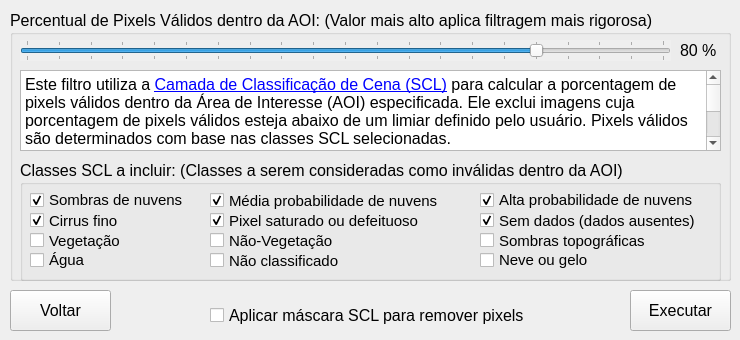
   <widget class="QWidget" name="tab_10">
    <attribute name="title">
     <string>Passo 9</string>
    </attribute>
    <widget class="QGroupBox" name="groupBox_15">
     <property name="geometry">
      <rect>
       <x>10</x>
       <y>10</y>
       <width>721</width>
       <height>271</height>
      </rect>
     </property>
     <property name="font">
      <font>
       <pointsize>12</pointsize>
      </font>
     </property>
     <property name="title">
      <string>Percentual de Pixels Válidos dentro da AOI: (Valor mais alto aplica filtragem mais rigorosa)</string>
     </property>
     <widget class="QSlider" name="horizontalSlider_local_pixel_limit">
      <property name="enabled">
       <bool>true</bool>
      </property>
      <property name="geometry">
       <rect>
        <x>10</x>
        <y>30</y>
        <width>651</width>
        <height>21</height>
       </rect>
      </property>
      <property name="autoFillBackground">
       <bool>true</bool>
      </property>
      <property name="minimum">
       <number>0</number>
      </property>
      <property name="maximum">
       <number>100</number>
      </property>
      <property name="singleStep">
       <number>5</number>
      </property>
      <property name="pageStep">
       <number>5</number>
      </property>
      <property name="value">
       <number>80</number>
      </property>
      <property name="sliderPosition">
       <number>80</number>
      </property>
      <property name="orientation">
       <enum>Qt::Horizontal</enum>
      </property>
      <property name="tickPosition">
       <enum>QSlider::TicksBothSides</enum>
      </property>
     </widget>
     <widget class="QLabel" name="label_cloud_aoi">
      <property name="geometry">
       <rect>
        <x>670</x>
        <y>30</y>
        <width>47</width>
        <height>21</height>
       </rect>
      </property>
      <property name="font">
       <font>
        <pointsize>12</pointsize>
       </font>
      </property>
      <property name="text">
       <string>80 %</string>
      </property>
     </widget>
     <widget class="QGroupBox" name="groupBox_9">
      <property name="geometry">
       <rect>
        <x>10</x>
        <y>150</y>
        <width>701</width>
        <height>121</height>
       </rect>
      </property>
      <property name="font">
       <font>
        <pointsize>12</pointsize>
       </font>
      </property>
      <property name="title">
       <string>Classes SCL a incluir: (Classes a serem consideradas como inválidas dentro da AOI)</string>
      </property>
      <widget class="QCheckBox" name="mask_class3">
       <property name="geometry">
        <rect>
         <x>10</x>
         <y>30</y>
         <width>161</width>
         <height>20</height>
        </rect>
       </property>
       <property name="font">
        <font>
         <pointsize>11</pointsize>
        </font>
       </property>
       <property name="text">
        <string>Sombras de nuvens</string>
       </property>
       <property name="checked">
        <bool>true</bool>
       </property>
      </widget>
      <widget class="QCheckBox" name="mask_class6">
       <property name="geometry">
        <rect>
         <x>10</x>
         <y>90</y>
         <width>91</width>
         <height>20</height>
        </rect>
       </property>
       <property name="font">
        <font>
         <pointsize>11</pointsize>
        </font>
       </property>
       <property name="text">
        <string>Água</string>
       </property>
      </widget>
      <widget class="QCheckBox" name="mask_class8">
       <property name="geometry">
        <rect>
         <x>190</x>
         <y>30</y>
         <width>241</width>
         <height>21</height>
        </rect>
       </property>
       <property name="font">
        <font>
         <pointsize>11</pointsize>
        </font>
       </property>
       <property name="text">
        <string>Média probabilidade de nuvens</string>
       </property>
       <property name="checked">
        <bool>true</bool>
       </property>
      </widget>
      <widget class="QCheckBox" name="mask_class1">
       <property name="geometry">
        <rect>
         <x>190</x>
         <y>50</y>
         <width>241</width>
         <height>21</height>
        </rect>
       </property>
       <property name="font">
        <font>
         <pointsize>11</pointsize>
        </font>
       </property>
       <property name="text">
        <string>Pixel saturado ou defeituoso</string>
       </property>
       <property name="checked">
        <bool>true</bool>
       </property>
      </widget>
      <widget class="QCheckBox" name="mask_class0">
       <property name="geometry">
        <rect>
         <x>460</x>
         <y>50</y>
         <width>241</width>
         <height>21</height>
        </rect>
       </property>
       <property name="font">
        <font>
         <pointsize>11</pointsize>
        </font>
       </property>
       <property name="text">
        <string>Sem dados (dados ausentes)</string>
       </property>
       <property name="checked">
        <bool>true</bool>
       </property>
      </widget>
      <widget class="QCheckBox" name="mask_class4">
       <property name="geometry">
        <rect>
         <x>10</x>
         <y>70</y>
         <width>111</width>
         <height>21</height>
        </rect>
       </property>
       <property name="font">
        <font>
         <pointsize>11</pointsize>
        </font>
       </property>
       <property name="text">
        <string>Vegetação</string>
       </property>
      </widget>
      <widget class="QCheckBox" name="mask_class5">
       <property name="geometry">
        <rect>
         <x>190</x>
         <y>70</y>
         <width>141</width>
         <height>21</height>
        </rect>
       </property>
       <property name="font">
        <font>
         <pointsize>11</pointsize>
        </font>
       </property>
       <property name="text">
        <string>Não-Vegetação</string>
       </property>
      </widget>
      <widget class="QCheckBox" name="mask_class7">
       <property name="geometry">
        <rect>
         <x>190</x>
         <y>90</y>
         <width>131</width>
         <height>21</height>
        </rect>
       </property>
       <property name="font">
        <font>
         <pointsize>11</pointsize>
        </font>
       </property>
       <property name="text">
        <string>Não classificado</string>
       </property>
      </widget>
      <widget class="QCheckBox" name="mask_class2">
       <property name="geometry">
        <rect>
         <x>460</x>
         <y>70</y>
         <width>241</width>
         <height>21</height>
        </rect>
       </property>
       <property name="font">
        <font>
         <pointsize>11</pointsize>
        </font>
       </property>
       <property name="text">
        <string>Sombras topográficas</string>
       </property>
      </widget>
      <widget class="QCheckBox" name="mask_class9">
       <property name="geometry">
        <rect>
         <x>460</x>
         <y>30</y>
         <width>231</width>
         <height>20</height>
        </rect>
       </property>
       <property name="font">
        <font>
         <pointsize>11</pointsize>
        </font>
       </property>
       <property name="text">
        <string>Alta probabilidade de nuvens</string>
       </property>
       <property name="checked">
        <bool>true</bool>
       </property>
      </widget>
      <widget class="QCheckBox" name="mask_class10">
       <property name="geometry">
        <rect>
         <x>10</x>
         <y>50</y>
         <width>101</width>
         <height>21</height>
        </rect>
       </property>
       <property name="font">
        <font>
         <pointsize>11</pointsize>
        </font>
       </property>
       <property name="text">
        <string>Cirrus fino</string>
       </property>
       <property name="checked">
        <bool>true</bool>
       </property>
      </widget>
      <widget class="QCheckBox" name="mask_class11">
       <property name="geometry">
        <rect>
         <x>460</x>
         <y>90</y>
         <width>121</width>
         <height>20</height>
        </rect>
       </property>
       <property name="font">
        <font>
         <pointsize>11</pointsize>
        </font>
       </property>
       <property name="text">
        <string>Neve ou gelo</string>
       </property>
      </widget>
     </widget>
     <widget class="QTextBrowser" name="textBrowser_valid_pixels">
      <property name="geometry">
       <rect>
        <x>10</x>
        <y>60</y>
        <width>701</width>
        <height>81</height>
       </rect>
      </property>
      <property name="font">
       <font>
        <pointsize>12</pointsize>
       </font>
      </property>
      <property name="html">
       <string>&lt;!DOCTYPE HTML PUBLIC &quot;-//W3C//DTD HTML 4.0//EN&quot; &quot;http://www.w3.org/TR/REC-html40/strict.dtd&quot;&gt;
&lt;html&gt;&lt;head&gt;&lt;meta name=&quot;qrichtext&quot; content=&quot;1&quot; /&gt;&lt;style type=&quot;text/css&quot;&gt;
p, li { white-space: pre-wrap; }
&lt;/style&gt;&lt;/head&gt;&lt;body style=&quot; font-family:'MS Shell Dlg 2'; font-size:12pt; font-weight:400; font-style:normal;&quot;&gt;
&lt;p style=&quot; margin-top:0px; margin-bottom:0px; margin-left:0px; margin-right:0px; -qt-block-indent:0; text-indent:0px;&quot;&gt;Este filtro utiliza a &lt;a href=&quot;https://custom-scripts.sentinel-hub.com/custom-scripts/sentinel-2/scene-classification/&quot;&gt;&lt;span style=&quot; text-decoration: underline; color:#0000ff;&quot;&gt;Camada de Classificação de Cena (SCL)&lt;/span&gt;&lt;/a&gt; para calcular a porcentagem de pixels válidos dentro da Área de Interesse (AOI) especificada. Ele exclui imagens cuja porcentagem de pixels válidos esteja abaixo de um limiar definido pelo usuário. Pixels válidos são determinados com base nas classes SCL selecionadas.&lt;/p&gt;
&lt;p style=&quot; margin-top:12px; margin-bottom:12px; margin-left:0px; margin-right:0px; -qt-block-indent:0; text-indent:0px;&quot;&gt;As imagens originais permanecem intactas, a menos que a opção &amp;quot;Aplicar máscara SCL para remover pixels&amp;quot; seja selecionada. Esta opção é independente do limiar de filtragem e, quando ativada, modifica diretamente os dados da imagem removendo pixels classificados como inválidos. Essa alteração impacta o cálculo dos dados da série temporal, bem como imagens diárias e sintéticas, pois apenas pixels válidos são considerados nesses cálculos.&lt;/p&gt;&lt;/body&gt;&lt;/html&gt;</string>
      </property>
      <property name="overwriteMode">
       <bool>true</bool>
      </property>
      <property name="textInteractionFlags">
       <set>Qt::LinksAccessibleByKeyboard|Qt::LinksAccessibleByMouse|Qt::TextBrowserInteraction|Qt::TextEditable|Qt::TextEditorInteraction|Qt::TextSelectableByKeyboard|Qt::TextSelectableByMouse</set>
      </property>
      <property name="openLinks">
       <bool>false</bool>
      </property>
     </widget>
    </widget>
    <widget class="QPushButton" name="QPushButton_back_8">
     <property name="enabled">
      <bool>true</bool>
     </property>
     <property name="geometry">
      <rect>
       <x>10</x>
       <y>290</y>
       <width>101</width>
       <height>41</height>
      </rect>
     </property>
     <property name="font">
      <font>
       <pointsize>12</pointsize>
      </font>
     </property>
     <property name="text">
      <string>Voltar</string>
     </property>
     <property name="icon">
      <iconset>
       <normaloff>medias/icons8-back-button-50.png</normaloff>medias/icons8-back-button-50.png</iconset>
     </property>
    </widget>
    <widget class="QPushButton" name="loadtimeseries">
     <property name="enabled">
      <bool>true</bool>
     </property>
     <property name="geometry">
      <rect>
       <x>630</x>
       <y>290</y>
       <width>101</width>
       <height>41</height>
      </rect>
     </property>
     <property name="font">
      <font>
       <pointsize>12</pointsize>
      </font>
     </property>
     <property name="text">
      <string>Executar</string>
     </property>
    </widget>
    <widget class="QCheckBox" name="mask">
     <property name="geometry">
      <rect>
       <x>210</x>
       <y>300</y>
       <width>321</width>
       <height>31</height>
      </rect>
     </property>
     <property name="font">
      <font>
       <pointsize>12</pointsize>
      </font>
     </property>
     <property name="text">
      <string>Aplicar máscara SCL para remover pixels</string>
     </property>
    </widget>
   </widget>
